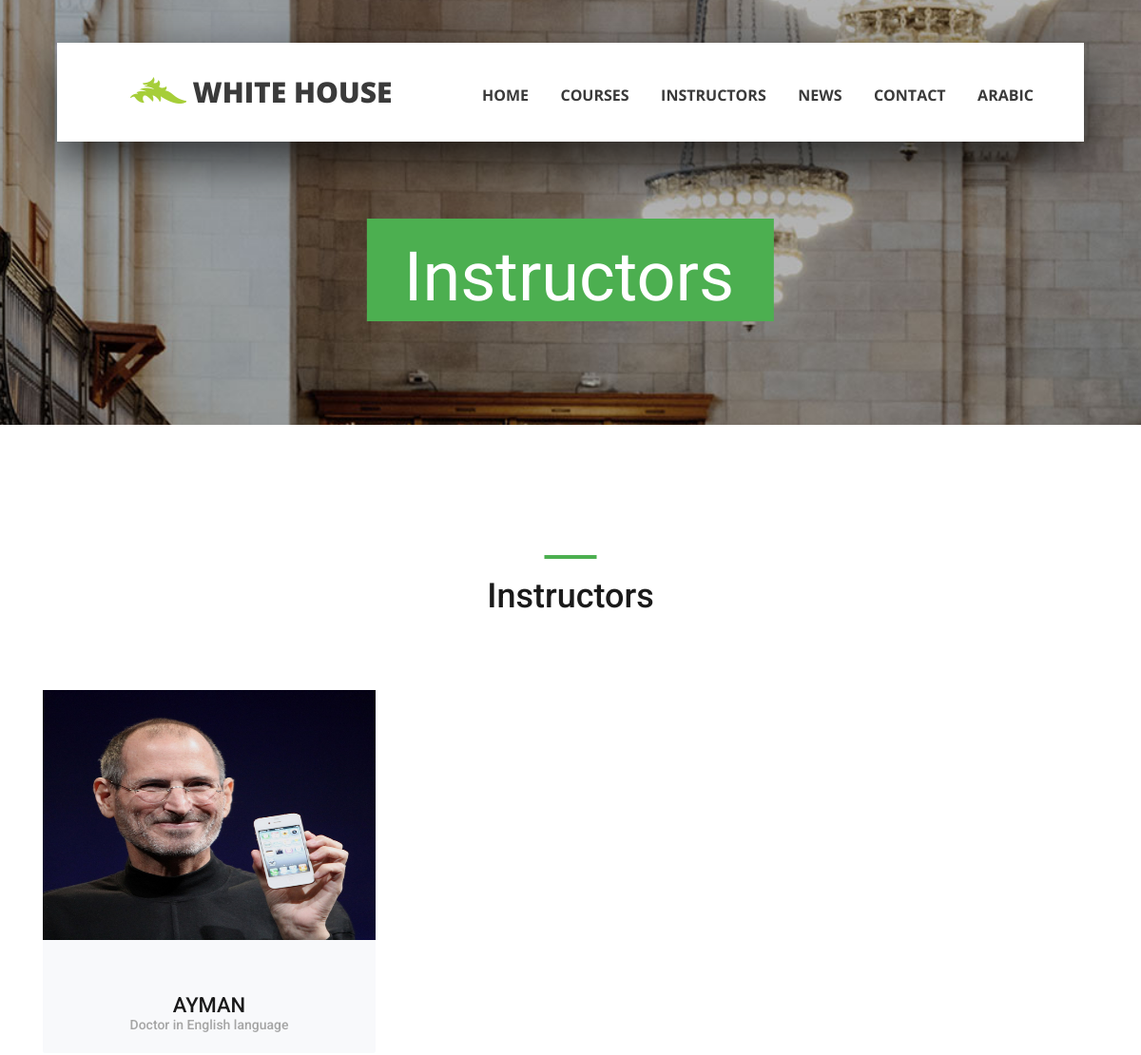
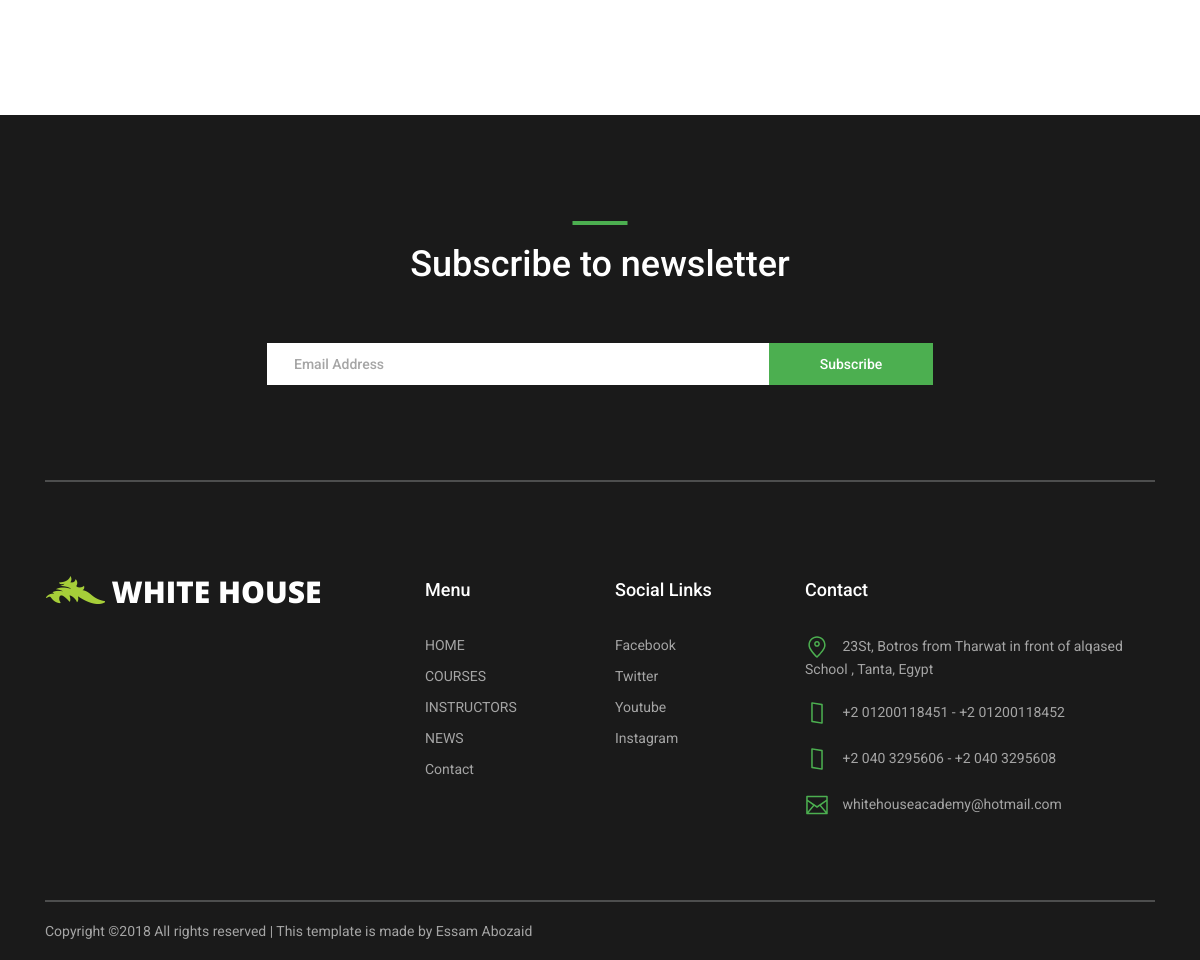
The page /WHA/instructor.php on the database its author committed (2 pictures, top to bottom).
### tables this page shows
CREATE TABLE IF NOT EXISTS `instructor` (
`instructorID` int(7) NOT NULL,
  `instructorName` varchar(255) NOT NULL,
  `instructorNameAr` varchar(255) NOT NULL,
  `email` varchar(255) NOT NULL,
  `phone` varchar(255) NOT NULL,
  `IDNumber` varchar(16) NOT NULL,
  `birthDate` date NOT NULL,
  `degrees` varchar(255) NOT NULL,
  `degreesAr` varchar(255) NOT NULL,
  `image` varchar(255) NOT NULL
);

### WHA/instructor.php (called while the page is built, shortened)
<?php
	include 'init.php' ;
	?>
	<?php
		include $tpl .'head_course.inc';
		include $tpl .'instructorCard.inc';
	?>
<?php include $tpl .'down.inc' ?>

### WHA/init.php (called while the page is built, shortened)
<?php
	$tpl 		='includes/templetes/';
	$lang 		='includes/languages/';
	include $tpl  . 'top.inc';
	include $tpl  . 'header.inc';
	?>

### WHA/includes/languages/english.php (called while the page is built, shortened)
<?php
	function lang($phrase){
		return $lang[$phrase] ;
	}

### WHA/includes/templetes/instructorCard.inc (the view)
<?php
	if($languages=='english'){
 		$stmt=$con->prepare("SELECT `instructorName`,`degrees`,`image` FROM instructor");
	 	$stmt->execute();
	 	$rows=$stmt->fetchAll();
	}elseif ($languages=='arabic') {
		$stmt=$con->prepare("SELECT `instructorNameAr`,`degreesAr`,`image` FROM instructor");
	 	$stmt->execute();
	 	$rows=$stmt->fetchAll();
	}
?>
<div class="popular page_section">
			<div class="container">
				<div class="row">
					<div class="col">
						<div class="section_title text-center">
							<h1><?php echo lang('INSTRUCTORHEAD');?></h1>
						</div>
					</div>
				</div>
				<div class="row course_boxes">
					<?php foreach ($rows as $row) { ?>
					<div class="col-lg-4 course_box">
						<div class="card">
							<img class="card-img-top" src="<?php echo 'admin/upload/images/'. $row[2] ?>" alt="">
							<div class="card-body text-center">
								<div class="card-title"><a href=""><?php echo strtoupper($row[0]);  ?></a></div>
								<div class="card-text"><?php echo $row[1]; ?></div>
							</div>
						</div>
					</div>
					<?php } ?>
				</div>
			</div>
		</div>

### WHA/layout/css/courses_styles.css (style rules this page uses)
* { margin: 0; padding: 0; -webkit-font-smoothing: antialiased; -webkit-text-shadow: rgba(0,0,0,.01) 0 0 1px; text-shadow: rgba(0,0,0,.01) 0 0 1px; }
body { font-family: 'Roboto', sans-serif; font-size: 14px; font-weight: 400; background: #FFFFFF; color: #a5a5a5; }
div { display: block; position: relative; -webkit-box-sizing: border-box; -moz-box-sizing: border-box; box-sizing: border-box; }
a, a:hover, a:visited, a:active, a:link { text-decoration: none; -webkit-font-smoothing: antialiased; -webkit-text-shadow: rgba(0,0,0,.01) 0 0 1px; text-shadow: rgba(0,0,0,.01) 0 0 1px; }
h1 { font-size: 36px; }
h1, h2, h3, h4, h5, h6 { font-family: 'Roboto', sans-serif; -webkit-font-smoothing: antialiased; -webkit-text-shadow: rgba(0,0,0,.01) 0 0 1px; text-shadow: rgba(0,0,0,.01) 0 0 1px; }
.page_section { padding-top: 117px; padding-bottom: 117px; }
.section_title h1 { display: block; color: #1a1a1a; font-weight: 500; padding-top: 24px; }
.section_title h1::before { display: block; position: absolute; top: 0; left: 50%; -webkit-transform: translateX(-50%); -moz-transform: translateX(-50%); -ms-transform: translateX(-50%); -o-transform: translateX(-50%); transform: translateX(-50%); width: 55px; height: 4px; content: ''; background: #4caF50; }
.course_boxes { margin-top: 68px; }
.course_box { margin-bottom: 108px; }
.course_box:nth-last-child(-n+3) { margin-bottom: 0px; }
.card { display: block; background: #f8f9fb; border: none; }
.card-img-top { border-top-left-radius: 0px; border-top-right-radius: 0px; width: 100%; height: 263.767px ; }
.card-body { padding-top: 0px; padding-bottom: 20px; padding-left: 15px; padding-right: 15px; }
.card-title { margin-top: 55px; }
.card-title a { font-size: 22px; font-weight: 500; color: #1a1a1a; line-height: 1.2; }
.card-text { font-size: 14px; font-weight: 500; color: #a5a5a5; margin-top: -12px; }

### WHA/layout/css/responsive.css (style rules this page uses)
@media only screen and (max-width: 1280px) { .card-title { font-size: 20px; } }

### rows shown on the page
instructor: image (picture), instructorName "AYMAN", degrees "Doctor in English language"

### other values the page prints
lang('WHITE HOUSE') "WHITE HOUSE"
lang('HOME') "HOME"
lang('COURSES') "COURSES"
lang('INSTRUCTOR') "INSTRUCTORS"
lang('NEWS') "NEWS"
lang('CONTACT') "CONTACT"
lang($head) "Instructors"
lang('INSTRUCTORHEAD') "Instructors"
lang('SUBSCRIBETEXT') "Subscribe to newsletter"
lang('SUBSCRIBEBTN') "Subscribe"
lang('MENU') "Menu"
lang('CONTACT') "Contact"
lang('SOCIAL LINKS') "Social Links"
lang('FACEBOOK') "Facebook"
lang('TWITTER') "Twitter"
